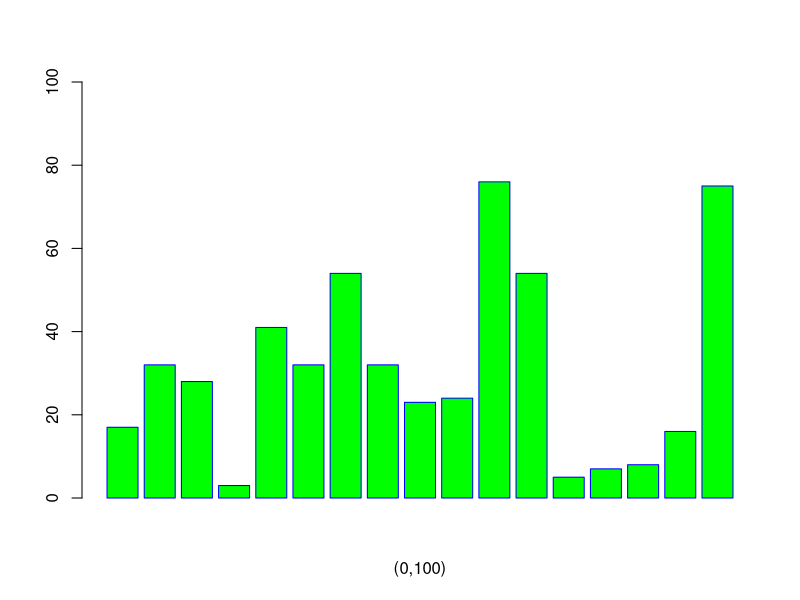
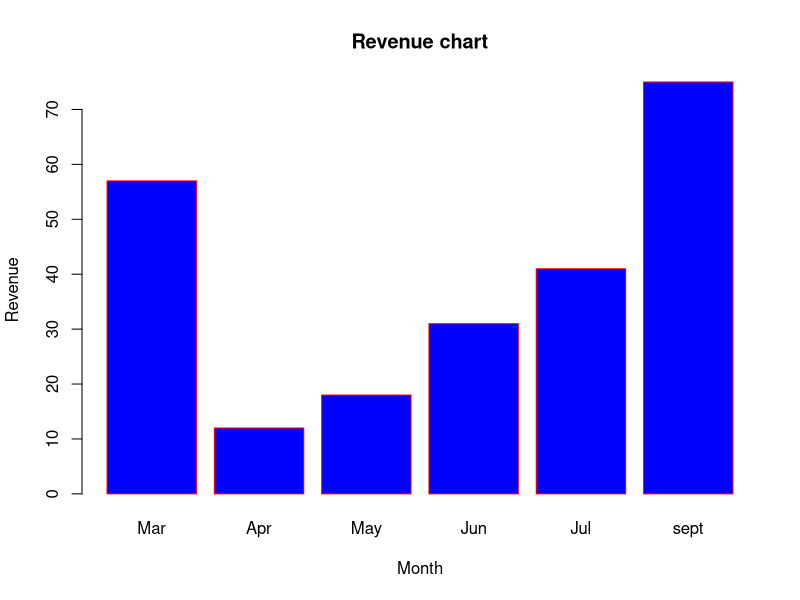
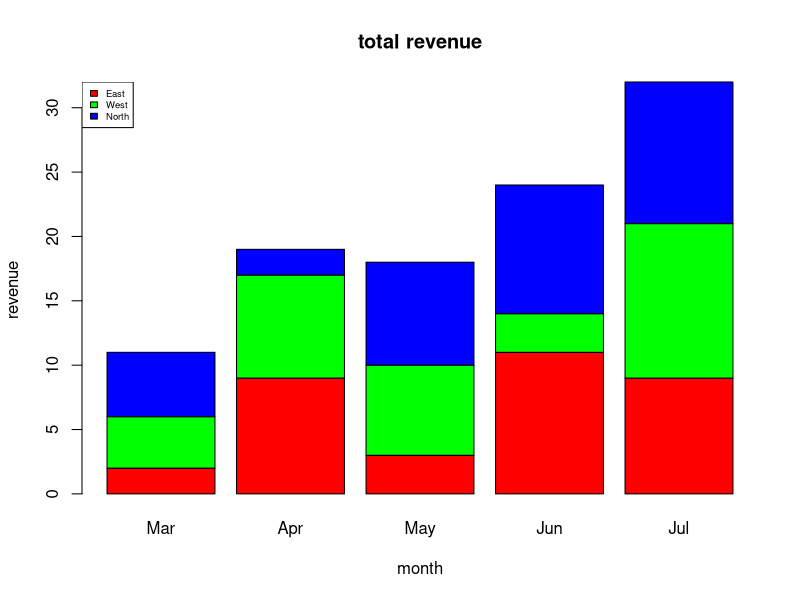

Write the R code that produced these figures, in order.
# Bar Charts in R
# Here, we use names.arg to naming....

# Create the data for the chart.
H <- c(17,32,28,3,41,32,54,32,23,24,76,54,5,7,8,16,75)


# Give the chart file a name.
#png(file = "mybarchart1.png")

# Plot the bar chart.
barplot(H,xlab = "(0,100)",ylim =c(0,100),col = "green",border = "blue")

# Save the file.
#dev.off()





# Bar Charts with title and colors

# Create the data for the chart.
H <- c(57,12,18,31,41,75)
M <- c("Mar","Apr","May","Jun","Jul","sept")

# Give the chart file a name.
#png(file = "barchart_months_revenue.png")

# Plot the bar chart.
# names.arg is used for assigning the name for the data. It is equal to the
 # number of data. xlab is labelling at x axis and ylab is labelling at y axis.

barplot(H,names.arg = M,xlab = "Month",ylab = "Revenue",col = "blue",
main = "Revenue chart",border = "red")



# Save the file.
#dev.off()





# Group and Stacked bar chart

# Create the input vectors.
colors <- c("red","green","blue")
months <- c("Mar","Apr","May","Jun","Jul")
regions <- c("East","West","North")


# Number of elements in colors and regions are same because different regions will
 # be identified with different colors....

# We can plot these graphs using vectors and matrix only....


# This is a very important example with the perspective of earnings from different
 # regions and in different months of the year.

# In real life we can fetch data from some source and place it in matrix as per
 # our need and then make stacked plot of that data ....

# Create the matrix of the values.
Values <- matrix(c(2,9,3,11,9,4,8,7,3,12,5,2,8,10,11),nrow = 3,ncol = 5,byrow = TRUE)

# Printing the matrix
Values

# Now, the stacked bar plots will be column wise. We have a column with values as
 # 2,4,5 . First, Bar will be plotted with these values....


# Give the chart file a name.
#png(file = "barchart_stacked.png")

# Create the bar chart.
# names.org is the vector of names appearing under every bar

barplot(Values,main = "total revenue",names.arg = months,xlab = "month",ylab = "revenue",
   col = colors)

# Add the legend to the chart.
# cex is the expansion factor
legend("topleft", regions, cex = 0.57, fill = colors)
# Save the file.
#dev.off()

